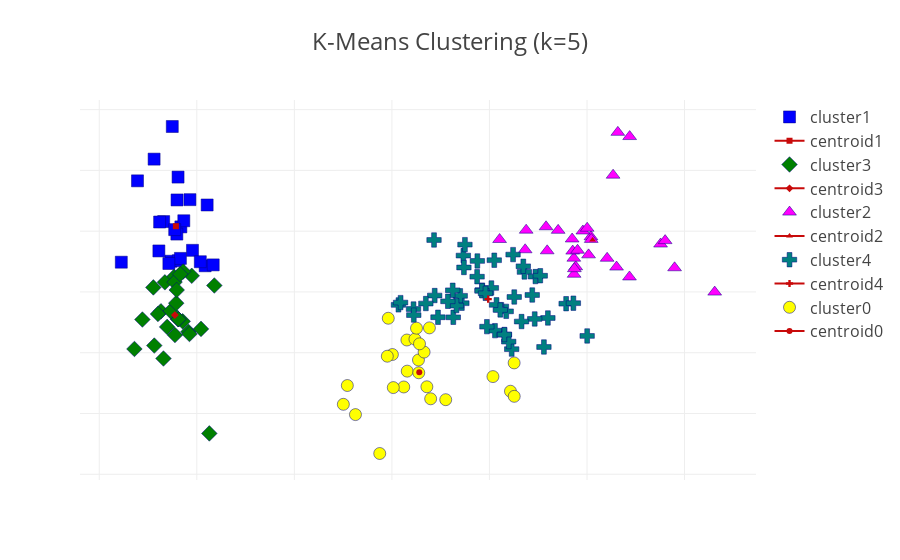

Notebook source saved alongside this figure:
### Code cell
clusters = decomposed_df['clusters'].unique()

columns = decomposed_df.columns[1:]

symbol = ('circle', 'square', 'triangle-up', 'diamond', 'cross', 'x',
                  'triangle-down', 'asterisk', 'octagon', 'diamond-tall-down')
color = ('yellow','blue',  'magenta', 'green', 'teal', 'navy','peru',
                 'lightslategrey', 'red', 'olive')

plot_data = []

for c in clusters:
    trace1 = {
      "mode": "markers", 
      "name": "cluster"+str(c),
      "type": "scatter", 
      "x": decomposed_df.loc[decomposed_df['clusters']==c][columns[0]], 
      "y": decomposed_df.loc[decomposed_df['clusters']==c][columns[1]],
      "marker": {
        "line": {
          "color": "navy", 
          "width": 0.5
        }, 
        "size": 12, 
        "color": color[c],
        "symbol": symbol[c]
      }
    }
    trace2 = {
      "name": "centroid"+str(c),
      "type": "scatter", 
      "x": [centroid_df[columns[0]][c]], 
      "y": [centroid_df[columns[1]][c]],
      "marker": {
        "color": "rgb(200,10,10)", 
        "symbol": symbol[c]
      }
    }
    plot_data.append(trace1)
    plot_data.append(trace2)
    
data = Data(plot_data)
layout = {
    "title": "K-Means Clustering (k=%s)" % len(clusters),
    "xaxis": {
        "showgrid": True,
        "zeroline": False,
        "showticklabels": False
    },
    "yaxis": {
        "showgrid": True,
        "zeroline": False,
        "showticklabels": False
    },
    "legend": {"font": {"size": 16}},
    "titlefont": {"size": 24}
}
fig = Figure(data=data, layout=layout)
fig.show()

### Figure 1 — Plotly figure (JSON) as saved in the notebook; plotly's stock layout.template omitted (floating-point values rounded to 4 significant figures)
{"data": [{"marker": {"color": "blue", "line": {"color": "navy", "width": 0.5}, "size": 12, "symbol": "square"}, "mode": "markers", "name": "cluster1", "type": "scatter", "uid": "b341968a-c030-46f7-a3e8-a41c2f7675c7", "x": [-2.265, -2.389, -2.071, -2.163, -2.192, -2.251, -2.203, -2.19, -1.894, -2.34, -1.915, -2.205, -2.774, -2.168, -1.832, -2.608, -2.438, -2.044, -2.287, -1.964, -2.133, -2.381, -2.227], "y": [0.5057, 0.6748, 1.519, 1.071, 1.89, 2.722, 1.514, 0.5143, 1.431, 1.158, 0.4305, 0.9525, 0.4895, 0.552, 0.4453, 1.828, 2.185, 0.685, 0.468, 0.4974, 1.171, 1.151, 1.025]}, {"marker": {"color": "rgb(200,10,10)", "symbol": "square"}, "name": "centroid1", "type": "scatter", "uid": "704938e1-dac3-4f54-a650-cb87052542a9", "x": [-2.215], "y": [1.082]}, {"marker": {"color": "green", "line": {"color": "navy", "width": 0.5}, "size": 12, "symbol": "diamond"}, "mode": "markers", "name": "cluster3", "type": "scatter", "uid": "2b43101d-9003-47d2-a3e1-098dd5ad78da", "x": [-2.086, -2.368, -2.304, -2.446, -2.234, -2.342, -2.189, -2.327, -2.224, -2.64, -1.82, -2.228, -1.957, -2.052, -2.14, -2.269, -2.145, -2.189, -2.211, -2.189, -2.436, -2.171, -1.872, -2.558, -2.075, -2.398, -2.206], "y": [-0.6554, -0.3185, -0.5754, 0.07456, 0.2476, -1.095, -0.4486, 0.1586, -0.7091, -0.9383, 0.1068, 0.1622, -0.6079, 0.266, 0.3366, -0.3149, -0.4839, -0.4486, -0.1843, -0.4486, -0.8822, 0.2927, -2.328, -0.4538, -0.6919, -0.3624, 0.03224]}, {"marker": {"color": "rgb(200,10,10)", "symbol": "diamond"}, "name": "centroid3", "type": "scatter", "uid": "68755d93-05b3-4cd1-9251-f0df392ae5de", "x": [-2.225], "y": [-0.3803]}, {"marker": {"color": "magenta", "line": {"color": "navy", "width": 0.5}, "size": 12, "symbol": "triangle-up"}, "mode": "markers", "name": "cluster2", "type": "scatter", "uid": "462083e2-f9c6-4559-b6c1-c127f935f9b2", "x": [1.104, 1.848, 2.206, 1.868, 2.754, 2.303, 2.268, 1.366, 1.884, 1.592, 2.437, 3.309, 2.04, 2.898, 1.704, 1.958, 1.865, 2.435, 2.316, 2.801, 1.58, 1.854, 2.016, 1.903, 2.043, 2.002, 1.871, 1.376], "y": [0.8631, 0.8717, 0.5545, 0.2912, 0.7884, 0.4095, 1.921, 0.6939, 0.4143, 0.677, 2.557, -0.002361, 0.9074, 0.3978, 1.014, 1.003, 0.5554, 0.2467, 2.626, 0.8447, 1.072, 0.6724, 0.6104, 0.686, 0.8647, 1.049, 0.3828, 1.016]}, {"marker": {"color": "rgb(200,10,10)", "symbol": "triangle-up"}, "name": "centroid2", "type": "scatter", "uid": "6a33f900-71b2-45e5-81d0-052bc527e1b2", "x": [2.057], "y": [0.8567]}, {"marker": {"color": "teal", "line": {"color": "navy", "width": 0.5}, "size": 12, "symbol": "cross"}, "mode": "markers", "name": "cluster4", "type": "scatter", "uid": "715f71ee-7b7b-4203-81ec-daed5828d4ca", "x": [0.7325, 1.242, 1.073, 0.7487, 0.9262, 0.4387, 0.7172, 0.8759, 0.348, 0.7383, 0.4724, 1.228, 0.6294, 0.7005, 0.8735, 1.254, 1.358, 0.6621, 1.057, 0.2214, 0.4318, 1.049, 0.06707, 0.6232, 0.08905, 0.2244, 0.5739, 1.153, 1.439, 2.002, 1.599, 1.464, 1.471, 0.9739, 1.329, 1.172, 1.02, 1.786, 1.86, 1.111, 1.197, 1.347, 0.9234, 1.153, 1.558, 1.521, 0.9593], "y": [0.5986, 0.6148, -0.2118, 0.7787, 0.03033, -0.05888, -0.1854, 0.51, -0.1906, 0.4025, -0.4166, -0.9409, -0.4168, -0.06349, 0.2507, -0.08262, 0.3288, -0.2243, -0.6369, -0.2808, 0.8551, 0.5222, -0.2126, 0.02754, -0.1749, -0.3805, -0.1537, -0.7013, -0.05001, -0.7239, -0.4282, -0.4441, 0.2532, -0.5712, -0.4868, -0.3189, 0.06554, -0.1933, -0.1847, -0.296, -0.8172, 0.4223, 0.01923, -0.7013, -0.9053, 0.2668, -0.02228]}, {"marker": {"color": "rgb(200,10,10)", "symbol": "cross"}, "name": "centroid4", "type": "scatter", "uid": "b17a8a64-0da3-49ac-a25f-d076eded7c68", "x": [0.9871], "y": [-0.1176]}, {"marker": {"color": "yellow", "line": {"color": "navy", "width": 0.5}, "size": 12, "symbol": "circle"}, "mode": "markers", "name": "cluster0", "type": "scatter", "uid": "01821b32-b691-48f7-a7db-2461bb75427f", "x": [0.3973, 0.3845, -0.4979, 0.004968, -0.1247, 0.5516, -0.03726, 0.1534, 1.215, 0.1569, -0.04728, 0.1215, 0.01412, 0.236, 1.036, 0.2754, 0.2723, 0.33, -0.3736, 0.2829, -0.457, 0.2522, 0.3584, 1.253, 1.254], "y": [-1.758, -0.5911, -1.849, -1.029, -2.658, -1.773, -0.4328, -0.7907, -1.633, -1.303, -1.057, -1.564, -1.573, -0.7759, -1.392, -1.33, -1.119, -0.9889, -2.018, -0.854, -1.539, -0.5959, -1.56, -1.167, -1.718]}, {"marker": {"color": "rgb(200,10,10)", "symbol": "circle"}, "name": "centroid0", "type": "scatter", "uid": "3d40dc16-61bc-4fd7-9273-a9802c7fdad2", "x": [0.2805], "y": [-1.323]}], "layout": {"legend": {"font": {"size": 16}}, "title": {"font": {"size": 24}, "text": "K-Means Clustering (k=5)"}, "xaxis": {"showgrid": true, "showticklabels": false, "zeroline": false}, "yaxis": {"showgrid": true, "showticklabels": false, "zeroline": false}}}
